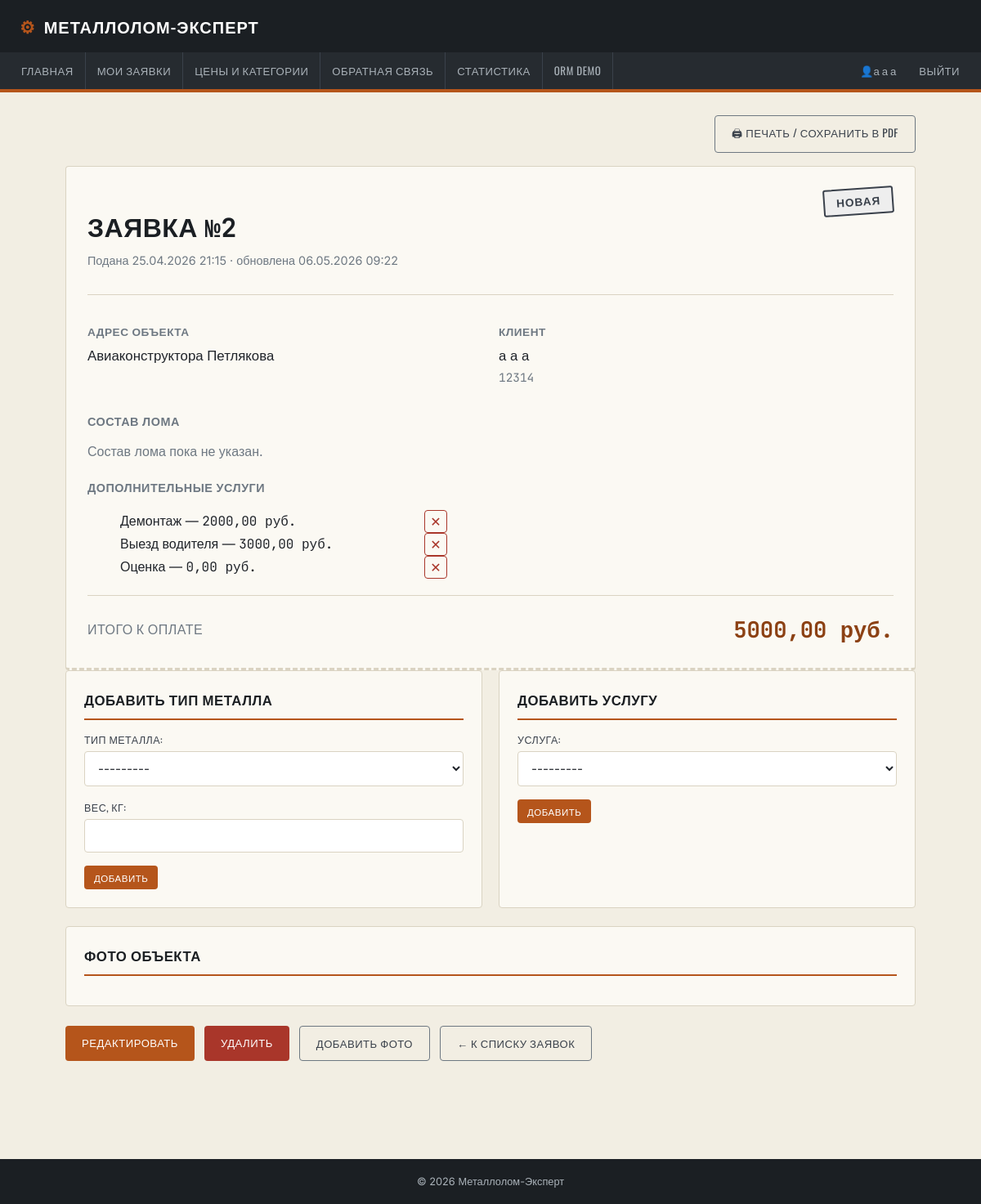
/requests/2/ (signed in), run on an earlier commit of the app's database.
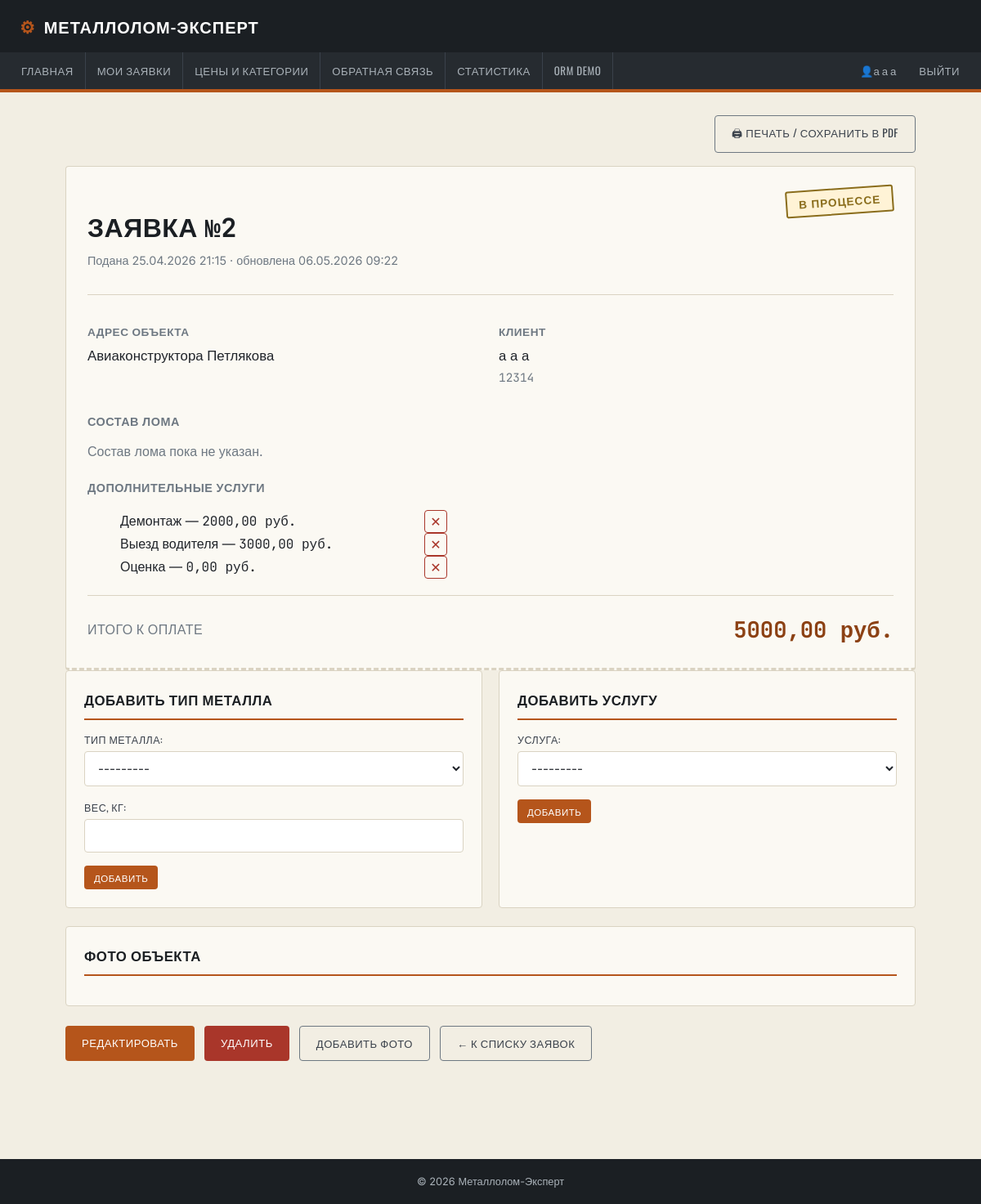
And on a later commit of the database.
### met/models.py (models this page shows, shortened)
class Request(models.Model):
    statuses = [
        ('new', 'Новая'),
        ('in_progress', 'В процессе'),
        ('completed', 'Завершена'),
        ('cancelled', 'Отменена')
    ]
    id = models.AutoField(primary_key=True)
    user_id = models.ForeignKey(User, on_delete=models.PROTECT, related_name='requests', verbose_name='ID пользователя')
    address = models.CharField(max_length=255, verbose_name='Адрес клиента')
    status = models.CharField(max_length=255, choices=statuses, default='new', verbose_name='Статус заказа')
    total_sum = models.DecimalField(max_digits=12, decimal_places=2, default=0, verbose_name='Итоговая сумма')
    created_at = models.DateTimeField(default=timezone.now, verbose_name='Время подачи заявки')
    updated_at = models.DateTimeField(auto_now=True, verbose_name='Время смены статуса заказа')
    history = HistoricalRecords()
    objects = models.Manager()
    new_requests = NewRequestManager()
    scrap_types = models.ManyToManyField(ScrapType, through='RequestItem', verbose_name="Компоненты лома")
    act_document = models.FileField(
        upload_to='acts/',
        null=True, blank=True,
        verbose_name='Акт приёма-передачи'
    )
    class Meta:
        verbose_name = 'Заявка'
        verbose_name_plural = 'Заявки'
        ordering = ['-created_at']

class User(models.Model):
    id = models.AutoField(primary_key=True)
    fio = models.CharField(max_length=255, verbose_name='ФИО')
    phone = models.CharField(max_length=12, unique=True, verbose_name='Номер телефона')
    password_hash = models.CharField(max_length=255, verbose_name='Пароль')
    role_id = models.ForeignKey(Role, on_delete=models.PROTECT, verbose_name='Роль')
    created_at = models.DateTimeField(auto_now_add=True, verbose_name='Дата создания пользователя')
    updated_at = models.DateTimeField(auto_now=True, verbose_name='Время обновления пользователя')
    objects = models.Manager()
    class Meta:
        verbose_name = 'Пользователь'
        verbose_name_plural = 'Пользователи'

### met/views.py (the view, shortened to what this page needs)
# urls.py: path('requests/<int:pk>/', views.request_detail, name='request_detail'),
def request_detail(request, pk):
    obj = get_object_or_404(Request, pk=pk)
    current_user = _get_current_user(request)
    if not current_user:
        messages.error(request, "Войдите, чтобы посмотреть заявку.")
        return redirect('login')
    if not _is_manager(current_user) and obj.user_id_id != current_user.id:
        messages.error(request, "У вас нет доступа к этой заявке.")
        return redirect('request_list')
    item_form = RequestItemForm()
    service_form = RequestServiceForm()
    return render(request, 'request_detail.html', {
        'request_obj': obj,
        'item_form': item_form,
        'service_form': service_form,
        'status_choices': Request.statuses,
    })

### met/forms.py
class RequestItemForm(forms.ModelForm):
    class Meta:
        model = RequestItem
        fields = ['scrap_type', 'weight']
        labels = {'scrap_type': 'Тип металла', 'weight': 'Вес, кг'}

class RequestServiceForm(forms.ModelForm):
    class Meta:
        model = Request_services
        fields = ['services_id']
        labels = {'services_id': 'Услуга'}

### met/context_processors.py (called while the page is built)
def session_user(request):
    user_id = request.session.get('user_id')
    if not user_id:
        return {'current_user': None}
    try:
        current_user = User.objects.select_related('role_id').get(pk=user_id)
    except User.DoesNotExist:
        current_user = None
    return {'current_user': current_user}

### met/models.py (called while the page is built)
    def __str__(self):
        return self.title

    def __str__(self):
        return f" {self.service_name} - {self.base_price}"

### met/views.py (called while the page is built)
def _get_current_user(request):
    user_id = request.session.get('user_id')
    if not user_id:
        return None
    return User.objects.select_related('role_id').filter(pk=user_id).first()

def _is_manager(user):
    return user is not None and user.role_id and 'менеджер' in user.role_id.name.lower()

### met/templates/request_detail.html (shortened to what the changed rows need)
{% extends "base.html" %}
{% block content %}
<div class="ticket">
    <div style="display:flex; justify-content:space-between; align-items:flex-start; flex-wrap:wrap; gap:14px;">
        <div>
            <h1 style="margin-bottom:4px;">Заявка <span class="mono">№{{ request_obj.id }}</span></h1>
            <p style="color:var(--steel-500); font-size:.9rem;">
                Подана {{ request_obj.created_at|date:"d.m.Y H:i" }} &middot;
                обновлена {{ request_obj.updated_at|date:"d.m.Y H:i" }}
            </p>
        </div>
        <span class="stamp badge-{{ request_obj.status }}" style="color:
            {% if request_obj.status == 'completed' %}var(--safety-green)
            {% elif request_obj.status == 'cancelled' %}var(--hazard-red)
            {% elif request_obj.status == 'in_progress' %}#8a6d1c
            {% else %}var(--steel-700){% endif %};">
            {{ request_obj.get_status_display }}
        </span>
    </div>
    <div class="widgets-grid" style="margin-bottom:20px;">
        <div>
            <h3 style="font-size:.85rem; color:var(--steel-500); margin-bottom:6px;">Адрес объекта</h3>
            <p style="font-size:1.05rem;">{{ request_obj.address }}</p>
        </div>
        <div>
            <h3 style="font-size:.85rem; color:var(--steel-500); margin-bottom:6px;">Клиент</h3>
            <p style="font-size:1.05rem;">
                {{ request_obj.user_id.fio }}<br>
                <span class="mono" style="color:var(--steel-500); font-size:.9rem;">{{ request_obj.user_id.phone }}</span>
            </p>
        </div>
    </div>
    <div style="display:flex; justify-content:space-between; align-items:center; flex-wrap:wrap; gap:10px;">
        <span style="font-family:'Oswald',sans-serif; text-transform:uppercase; letter-spacing:.5px; color:var(--steel-500);">Итого к оплате</span>
        <span class="total-line">{{ request_obj.total_sum|floatformat:2 }} руб.</span>
    </div>
</div>
<div class="widgets-grid no-print">
    <div class="card">
        <h2>Добавить тип металла</h2>
    </div>
    <div class="card">
        <h2>Добавить услугу</h2>
    </div>
</div>
{% with photos=request_obj.requestphoto_set.all %}
{% if photos %}
<div class="card">
    <h2>Фото объекта</h2>
</div>
{% endif %}
{% endwith %}
{% endblock %}

What changed in the data, as far as the page shows it:
changed Request "Авиаконструктора Петлякова": status "НОВАЯ" → "В ПРОЦЕССЕ"
